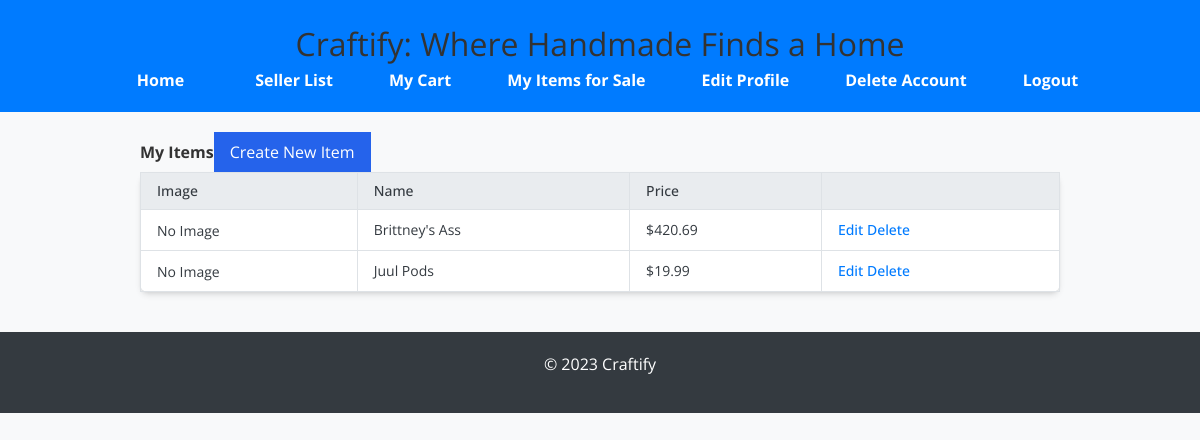
Screenshot of /items/my/ (signed in) with the database file from the repository.
### craftify/models/item_controller.py (models this page shows, shortened)
class Item(models.Model):
    name = models.CharField(max_length=255)
    description = models.TextField()
    price = models.DecimalField(
        max_digits=10,
        decimal_places=2,
        default=0.01,
        validators=[
            MinValueValidator(0.01)
        ]
    )
    quantity = models.PositiveIntegerField(
        validators=[
            MinValueValidator(1)
        ]
    )
    created_at = models.DateTimeField(auto_now_add=True)
    seller = models.ForeignKey(settings.AUTH_USER_MODEL, on_delete=models.CASCADE, related_name='items_for_sale')
    image = models.ImageField(upload_to='item_images/', null=True, blank=True)
    category = models.CharField(max_length=100, null=True, blank=True)
    class Meta:
        ordering = ['-created_at']
        verbose_name = "Item"
        verbose_name_plural = "Items"
        indexes = [
            models.Index(fields=['seller']),
            models.Index(fields=['name']),
        ]
        unique_together = ('seller', 'name')

### craftify/views/item_views.py (the view)
# urls.py: path('items/my/', item_views.my_items, name='my_items'),
@login_required
def my_items(request):
    items = Item.objects.filter(seller=request.user).order_by('-created_at')
    return render(request, 'my_items.html', {'items': items})

### craftify/templates/my_items.html (shortened to what this page needs)
{% extends 'base.html' %}
{% block content %}
<div class="container mx-auto py-8 px-4 sm:px-6 lg:px-8">
    <div class="flex items-center justify-between mb-6">
        <h1 class="text-2xl font-bold text-gray-800">My Items</h1>
        <a href="{% url 'item_create' %}" class="inline-block bg-blue-600 text-white px-4 py-2 rounded hover:bg-blue-700 focus:outline-none focus:ring-2 focus:ring-blue-500 focus:ring-offset-2">
            Create New Item
        </a>
    </div>
    {% if items %}
        <div class="overflow-x-auto bg-white shadow-md rounded-lg p-4">
            <table class="min-w-full divide-y divide-gray-200">
                <thead>
                    <tr>
                        <th scope="col" class="px-4 py-2 text-left text-sm font-medium text-gray-700 uppercase tracking-wider">
                            Image
                        </th>
                        <th scope="col" class="px-4 py-2 text-left text-sm font-medium text-gray-700 uppercase tracking-wider">
                            Name
                        </th>
                        <th scope="col" class="px-4 py-2 text-left text-sm font-medium text-gray-700 uppercase tracking-wider">
                            Price
                        </th>
                        <th scope="col" class="px-4 py-2"></th>
                    </tr>
                </thead>
                <tbody class="divide-y divide-gray-200">
                    {% for item in items %}
                        <tr>
                            <td class="px-4 py-2 whitespace-nowrap">
                                {% if item.image %}
                                    <img src="{{ item.image.url }}" alt="{{ item.name }}" class="h-16 w-16 object-cover rounded" />
                                {% else %}
                                    <span class="text-gray-500 text-sm">No Image</span>
                                {% endif %}
                            </td>
                            <td class="px-4 py-2 whitespace-nowrap text-sm text-gray-800 font-semibold">
                                {{ item.name }}
                            </td>
                            <td class="px-4 py-2 whitespace-nowrap text-sm text-gray-800">
                                ${{ item.price }}
                            </td>
                            <td class="px-4 py-2 whitespace-nowrap text-right text-sm font-medium">
                                <a href="{% url 'item_edit' item.id %}" class="text-blue-600 hover:text-blue-800 mr-4">Edit</a>
                                <a href="{% url 'item_delete' item.id %}" class="text-red-600 hover:text-red-800">Delete</a>
                            </td>
                        </tr>
                    {% endfor %}
                </tbody>
            </table>
        </div>
    {% else %}
        <p class="text-gray-600">You haven’t listed any items yet. Click the “Create New Item” button to get started!</p>
    {% endif %}
</div>
{% endblock %}

### craftify/static/css/styles.css (style rules this page uses)
html, :host { line-height: 1.5; -webkit-text-size-adjust: 100%; -moz-tab-size: 4; -o-tab-size: 4; tab-size: 4; font-family: ui-sans-serif, system-ui, sans-serif, "Apple Color Emoji", "Segoe UI Emoji", "Segoe UI Symbol", "Noto Color Emoji"; font-feature-settings: normal; font-variation-settings: normal; -webkit-tap-highlight-color: transparent; }
body { margin: 0; line-height: inherit; font-family: 'Open Sans', sans-serif; background-color: #f8f9fa; color: #343a40; margin: 0; padding: 0; }
h1, h2, h3, h4, h5, h6 { font-size: inherit; font-weight: inherit; margin-top: 0; color: #333; }
a { color: #007bff; text-decoration: none; }
table { text-indent: 0; border-color: inherit; border-collapse: collapse; }
blockquote, dl, dd, h1, h2, h3, h4, h5, h6, hr, figure, p, pre { margin: 0; }
.flex { display: flex; }
.items-center { align-items: center; }
.rounded-lg { border-radius: 0.5rem; }
.bg-blue-600 { --tw-bg-opacity: 1; background-color: rgb(37 99 235 / var(--tw-bg-opacity, 1)); }
.bg-white { --tw-bg-opacity: 1; background-color: rgb(255 255 255 / var(--tw-bg-opacity, 1)); }
.px-4 { padding-left: 1rem; padding-right: 1rem; }
.py-2 { padding-top: 0.5rem; padding-bottom: 0.5rem; }
.text-sm { font-size: 0.875rem; line-height: 1.25rem; }
.font-bold { font-weight: 700; }
.font-medium { font-weight: 500; }
.text-white { --tw-text-opacity: 1; color: rgb(255 255 255 / var(--tw-text-opacity, 1)); }
.shadow-md { --tw-shadow: 0 4px 6px -1px rgb(0 0 0 / 0.1), 0 2px 4px -2px rgb(0 0 0 / 0.1); --tw-shadow-colored: 0 4px 6px -1px var(--tw-shadow-color), 0 2px 4px -2px var(--tw-shadow-color); box-shadow: var(--tw-ring-offset-shadow, 0 0 #0000), var(--tw-ring-shadow, 0 0 #0000), var(--tw-shadow); }
@media (min-width: 640px) { .sm\:px-6 { padding-left: 1.5rem; padding-right: 1.5rem; } }
@media (min-width: 1024px) { .lg\:px-8 { padding-left: 2rem; padding-right: 2rem; } }
body { font-family: 'Open Sans', sans-serif; background-color: #f8f9fa; color: #343a40; margin: 0; padding: 0; }
h1, h2, h3, h4, h5, h6 { margin-top: 0; color: #333; }
.container { width: 80%; margin: 0 auto; padding: 20px; }
.container { max-width: 1200px; margin: 0 auto; padding: 20px; }
table { width: 100%; border-collapse: collapse; margin-bottom: 20px; }
table th, table td { padding: 10px; border: 1px solid #dee2e6; }
table th { background-color: #e9ecef; text-align: left; }

### rows the page displays
Item: image "No Image", name "Brittney's Ass", price "420.69"
Item: image "No Image", name "Juul Pods", price "19.99"
